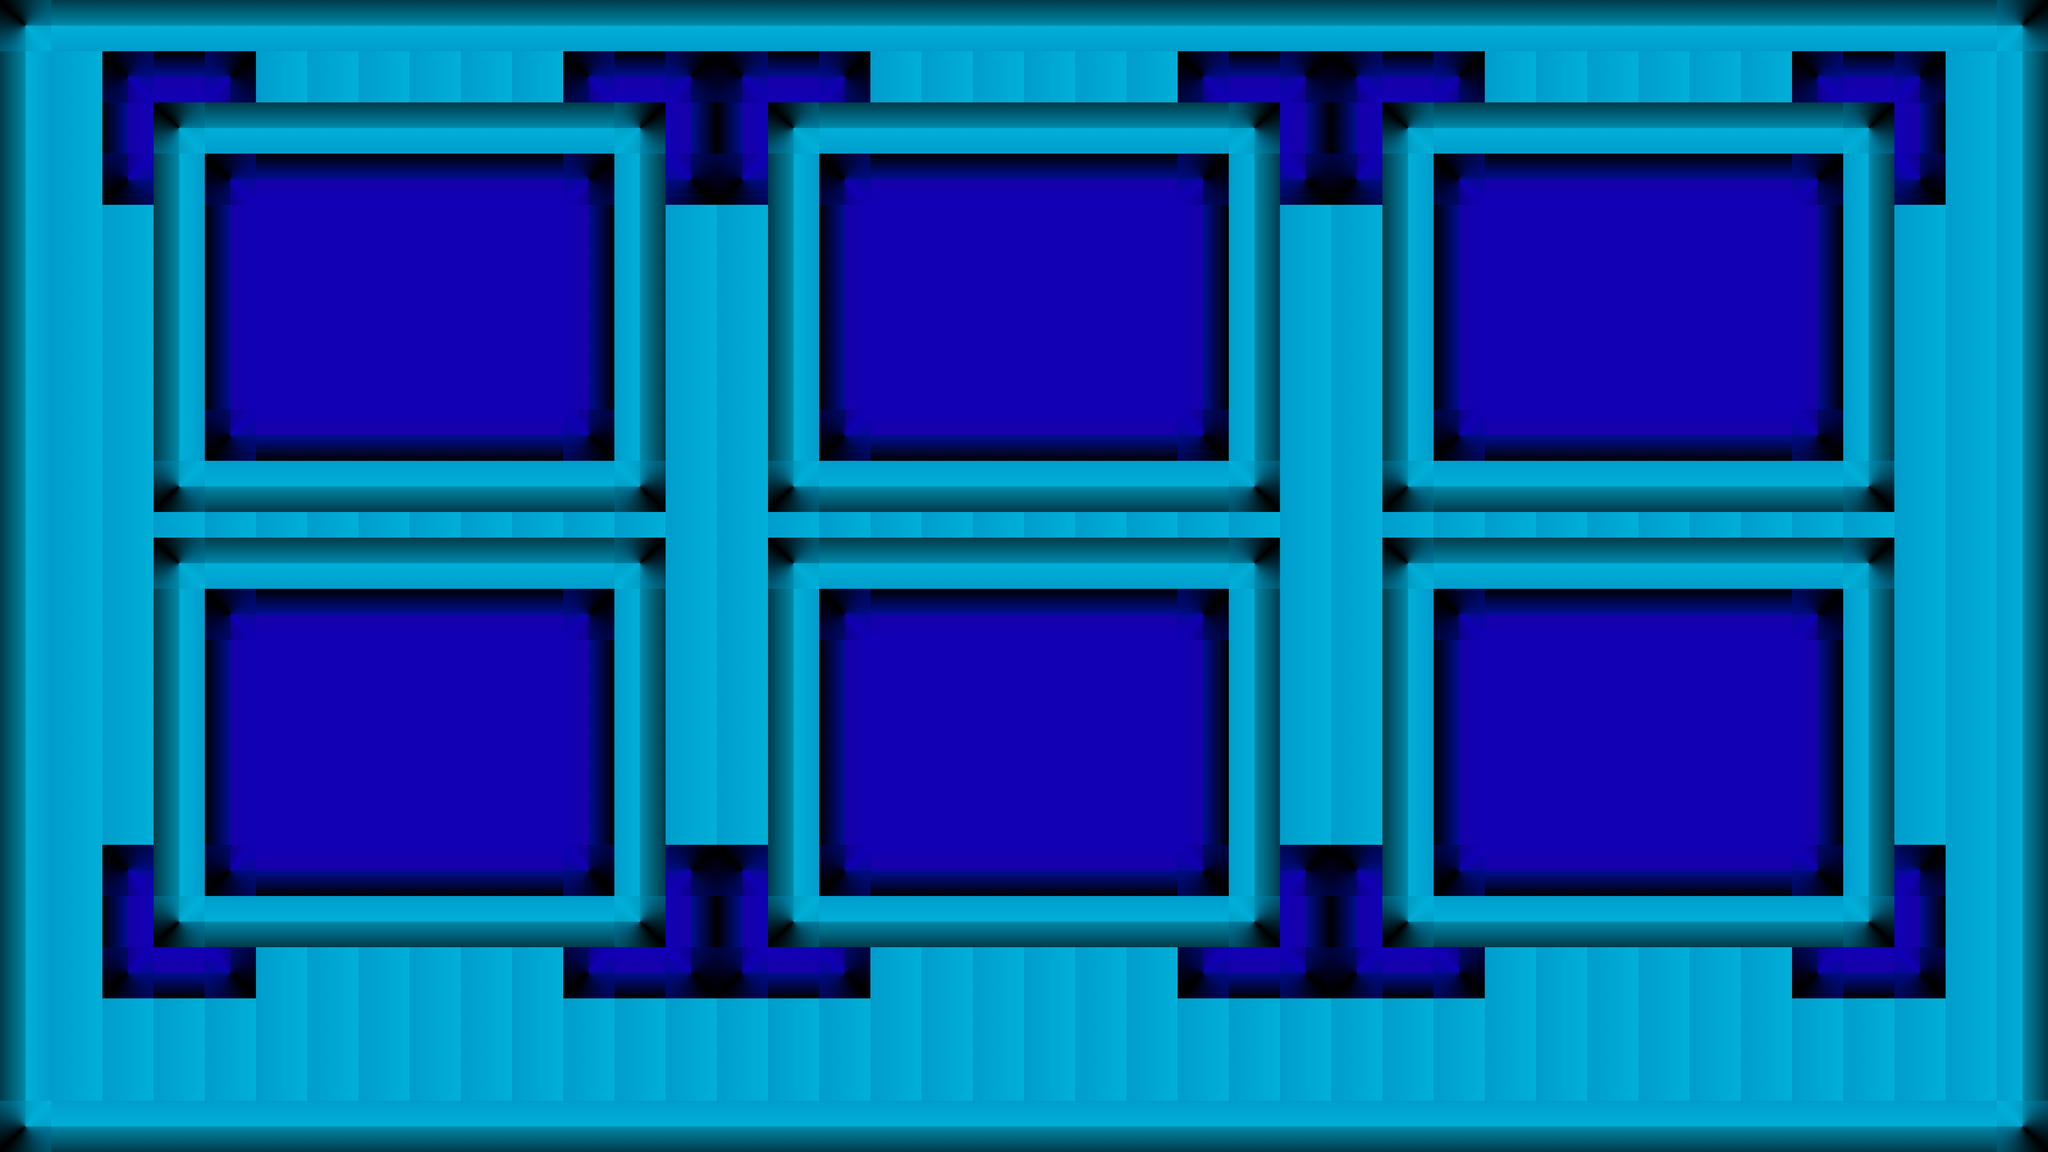

Tiled map render using the project's own tile images. Description and the map definition, with tile-layer contents summarised, below:
An orthogonal 80x45 tile map with 64x64 px tiles, 1 tile layer (background) and 9 objects (portals, doors, rotators, shifts, mists, ...).

<map version="1.0" orientation="orthogonal" renderorder="right-down" width="80" height="45" tilewidth="64" tileheight="64" nextobjectid="12">
 <tileset firstgid="1" name="menu" tilewidth="64" tileheight="64">
  <image source="menu.png" width="768" height="384" />
 </tileset>
 <layer name="background" width="80" height="45">
  <data>[3600 cells, 3600 non-empty, 72 distinct tile ids]</data>
 </layer>
 <objectgroup name="levels">
  <object id="1" name="portals" x="619.891" y="591.238" width="802.435" height="343.11" />
  <object id="3" name="doors" x="2156.51" y="591.24" width="802.435" height="343.11" />
  <object id="4" name="rotators" x="3696.43" y="591.24" width="802.435" height="343.11" />
  <object id="5" name="shifts" x="620.944" y="1681.73" width="802.435" height="343.11" />
  <object id="6" name="mists" x="2160.82" y="1681.73" width="802.435" height="343.11" />
  <object id="7" name="holes" x="3694.16" y="1681.73" width="802.435" height="343.11" />
 </objectgroup>
 <objectgroup name="buttons">
  <object id="8" name="start" x="726.493" y="2422.9" width="600" height="300" />
  <object id="9" name="close" x="3797.58" y="2422.9" width="600" height="300" />
  <object id="10" name="next" x="4751.47" y="765.213" width="216.602" height="1127.54" />
 </objectgroup>
</map>
